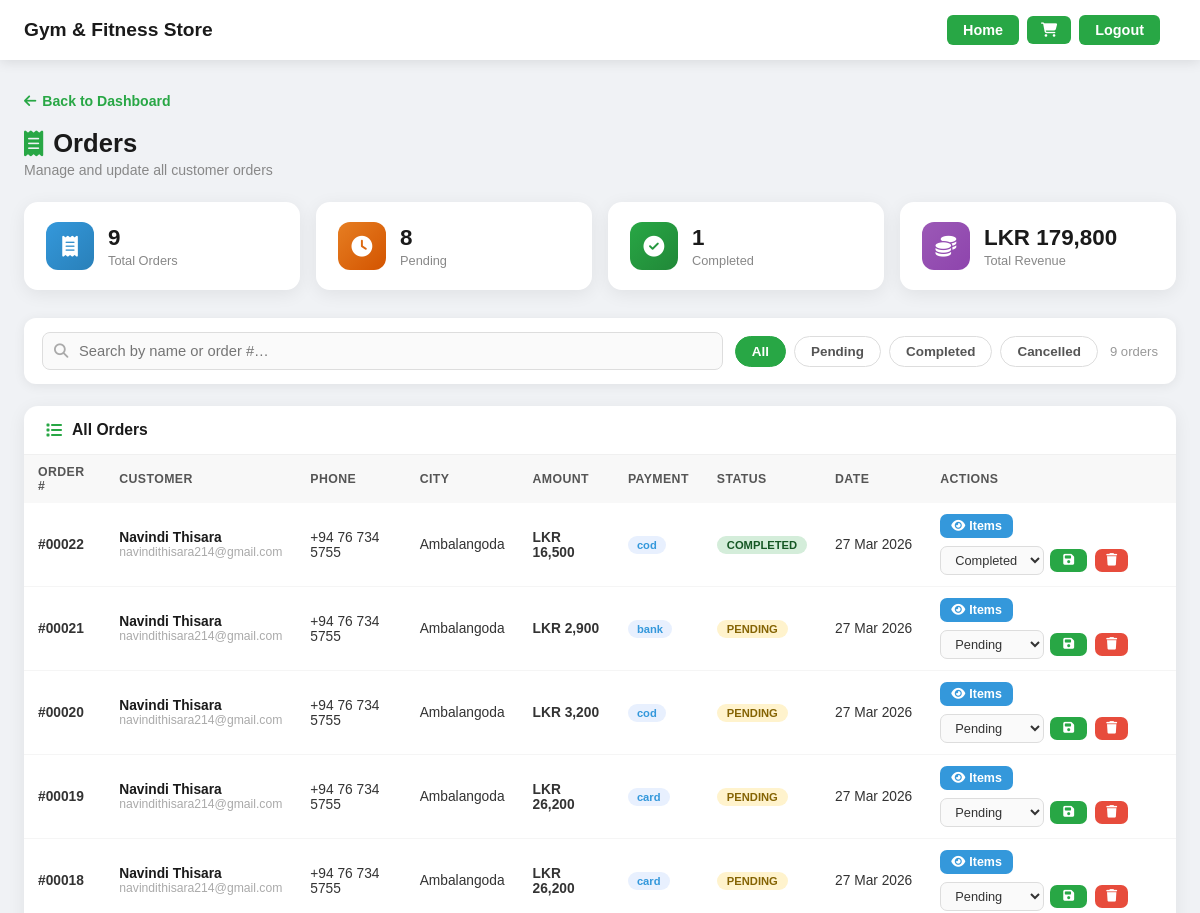
The app's page /admin/orders.php (signed in, upper part), older data.
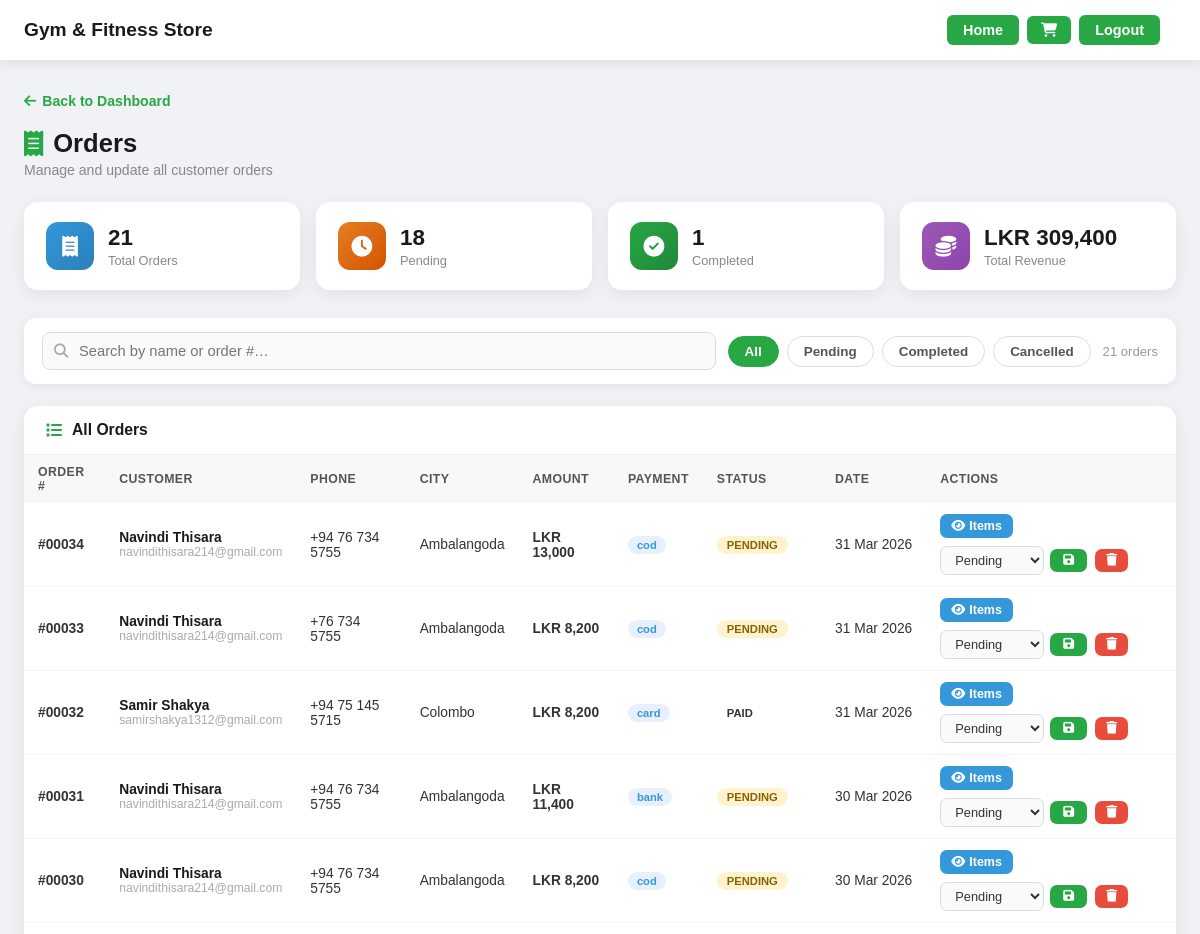
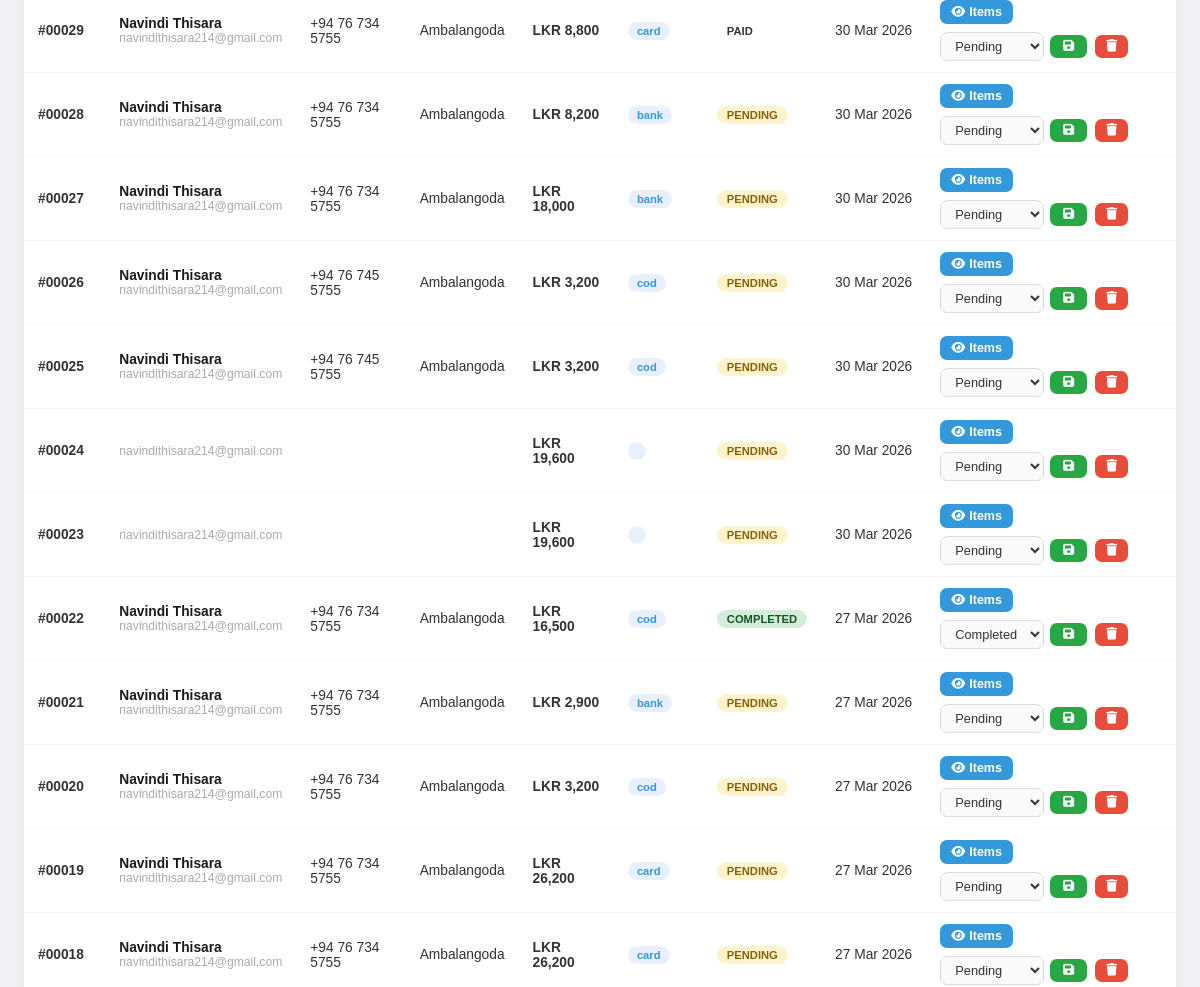
The same page, newer data (2 pictures, top to bottom).
### tables this page shows
CREATE TABLE `orders` (
  `id` int(11) NOT NULL,
  `user_id` int(11) NOT NULL,
  `quantity` int(11) NOT NULL,
  `status` varchar(50) NOT NULL DEFAULT 'Paid',
  `created_at` timestamp NOT NULL DEFAULT current_timestamp(),
  `full_name` varchar(255) NOT NULL,
  `email` varchar(255) NOT NULL,
  `address` text NOT NULL,
  `phone` varchar(20) NOT NULL,
  `city` varchar(100) NOT NULL,
  `postal` varchar(20) NOT NULL,
  `payment_method` varchar(50) NOT NULL DEFAULT 'COD',
  `total_amount` decimal(10,2) NOT NULL DEFAULT 0.00
);

CREATE TABLE `users` (
  `id` int(11) NOT NULL,
  `name` varchar(100) NOT NULL,
  `email` varchar(100) NOT NULL,
  `password` varchar(255) NOT NULL,
  `role` enum('user','admin') DEFAULT 'user'
);

### admin/orders.php (the view, shortened to what the changed rows need)
<?php
include("../config/db.php");
$statusFilter  = $_GET['status'] ?? 'all';
$where = [];
$whereSQL = $where ? "WHERE ".implode(" AND ", $where) : "";
$orders = $conn->query("SELECT o.*, u.name as uname, u.email as uemail
                         FROM orders o
                         JOIN users u ON o.user_id = u.id
                         $whereSQL
                         ORDER BY o.created_at DESC");
$totalOrders    = $conn->query("SELECT COUNT(*) as c FROM orders")->fetch_assoc()['c'];
$pendingOrders  = $conn->query("SELECT COUNT(*) as c FROM orders WHERE status='Pending'")->fetch_assoc()['c'];
$totalRevenue   = $conn->query("SELECT SUM(total_amount) as s FROM orders")->fetch_assoc()['s'] ?? 0;
?>
<!DOCTYPE html>
<html lang="en">
<head>
<link rel="stylesheet" href="../assets/style.css">
<link rel="stylesheet" href="https://cdnjs.cloudflare.com/ajax/libs/font-awesome/6.5.1/css/all.min.css">
</head>
<body class="light-mode">
<div class="page-outer">
<div class="admin-wrap">
    <h2 class="page-title"><i class="fa-solid fa-receipt"></i> Orders</h2>
    <div class="stats-grid">
        <div class="stat-card" style="animation-delay:0s">
            <div class="stat-info"><h3><?= $totalOrders ?></h3><p>Total Orders</p></div>
        </div>
        <div class="stat-card" style="animation-delay:0.07s">
            <div class="stat-info"><h3><?= $pendingOrders ?></h3><p>Pending</p></div>
        </div>
        <div class="stat-card" style="animation-delay:0.21s">
            <div class="stat-info"><h3>LKR <?= number_format((float)$totalRevenue, 0) ?></h3><p>Total Revenue</p></div>
        </div>
    </div>
    <div class="filter-bar">
        <div class="search-wrap">
            <i class="fa-solid fa-magnifying-glass"></i>
            <input type="text" id="searchInput" placeholder="Search by name or order #…" oninput="filterOrders()">
        </div>
        <div class="status-tabs">
            <button class="tab-btn <?= $statusFilter==='all'?'active':'' ?>"       onclick="setStatus('all',this)">All</button>
            <button class="tab-btn pending-tab   <?= $statusFilter==='Pending'?'active':'' ?>"   onclick="setStatus('Pending',this)">Pending</button>
            <button class="tab-btn completed-tab <?= $statusFilter==='Completed'?'active':'' ?>" onclick="setStatus('Completed',this)">Completed</button>
            <button class="tab-btn cancelled-tab <?= $statusFilter==='Cancelled'?'active':'' ?>" onclick="setStatus('Cancelled',this)">Cancelled</button>
        </div>
        <span class="results-count" id="resultsCount"></span>
    </div>
    <div class="section-card">
        <table>
            <thead>
                <tr>
                    <th>Order #</th>
                    <th>Customer</th>
                    <th>Phone</th>
                    <th>City</th>
                    <th>Amount</th>
                    <th>Payment</th>
                    <th>Status</th>
                    <th>Date</th>
                    <th>Actions</th>
                </tr>
            </thead>
            <tbody id="ordersBody">
            <?php if($orders && $orders->num_rows > 0):
                while($o = $orders->fetch_assoc()):
                    $statusLower = strtolower($o['status']);
            ?>
            <tr class="order-row"
                data-name="<?= strtolower(htmlspecialchars($o['full_name'])) ?>"
                data-user="<?= strtolower(htmlspecialchars($o['uname'])) ?>"
                data-id="<?= $o['id'] ?>"
                data-status="<?= $o['status'] ?>">
                <td><strong>#<?= str_pad($o['id'],5,'0',STR_PAD_LEFT) ?></strong></td>
                <td>
                    <div style="font-weight:600;color:#1a1a1a;"><?= htmlspecialchars($o['full_name']) ?></div>
                    <div style="font-size:0.76rem;color:#aaa;"><?= htmlspecialchars($o['uemail']) ?></div>
                </td>
                <td><?= htmlspecialchars($o['phone']) ?></td>
                <td><?= htmlspecialchars($o['city']) ?></td>
                <td><strong>LKR <?= number_format($o['total_amount'], 0) ?></strong></td>
                <td><span class="pay-badge"><?= htmlspecialchars($o['payment_method']) ?></span></td>
                <td><span class="status-badge <?= $statusLower ?>"><?= $o['status'] ?></span></td>
                <td style="white-space:nowrap;"><?= date('d M Y', strtotime($o['created_at'])) ?></td>
                <td>
                    <div class="order-actions">
                        <button class="btn-view" onclick="viewOrder(<?= $o['id'] ?>)">
                            <i class="fa-solid fa-eye"></i> Items
                        </button>
                        <form method="POST" style="display:flex;gap:6px;align-items:center;">
                            <select name="status" class="status-select">
                                <option value="Pending"   <?= $o['status']==='Pending'  ?'selected':'' ?>>Pending</option>
                                <option value="Completed" <?= $o['status']==='Completed'?'selected':'' ?>>Completed</option>
                            </select>
                            <button type="submit" name="update_status" class="btn-save">
                                <i class="fa-solid fa-floppy-disk"></i>
                            </button>
                        </form>
                        <a href="orders.php?delete=<?= $o['id'] ?>" class="btn-delete"
                           onclick="return confirm('Delete order #<?= str_pad($o['id'],5,'0',STR_PAD_LEFT) ?>?')">
                            <i class="fa-solid fa-trash"></i>
                        </a>
                    </div>
                </td>
            </tr>
            <?php endwhile; endif; ?>
            </tbody>
        </table>
    </div>
</div>
</div>
</body>
</html>

Row changes from the older to the newer data that the page shows:
added orders: id "00034", full_name "Navindi Thisara", user.email "navindithisara214@gmail.com", phone "+94 76 734 5755", city "Ambalangoda", total_amount "13,000", payment_method "cod", status "PENDING", created_at "31 Mar 2026", status "Pending"
added orders: id "00033", full_name "Navindi Thisara", user.email "navindithisara214@gmail.com", phone "+76 734 5755", city "Ambalangoda", total_amount "8,200", payment_method "cod", status "PENDING", created_at "31 Mar 2026", status "Pending"
added orders: id "00032", full_name "Samir Shakya", user.email "samirshakya1312@gmail.com", phone "+94 75 145 5715", city "Colombo", total_amount "8,200", payment_method "card", status "PAID", created_at "31 Mar 2026"
added orders: id "00031", full_name "Navindi Thisara", user.email "navindithisara214@gmail.com", phone "+94 76 734 5755", city "Ambalangoda", total_amount "11,400", payment_method "bank", status "PENDING", created_at "30 Mar 2026", status "Pending"
added orders: id "00030", full_name "Navindi Thisara", user.email "navindithisara214@gmail.com", phone "+94 76 734 5755", city "Ambalangoda", total_amount "8,200", payment_method "cod", status "PENDING", created_at "30 Mar 2026", status "Pending"
added orders: id "00029", full_name "Navindi Thisara", user.email "navindithisara214@gmail.com", phone "+94 76 734 5755", city "Ambalangoda", total_amount "8,800", payment_method "card", status "PAID", created_at "30 Mar 2026"
added orders: id "00028", full_name "Navindi Thisara", user.email "navindithisara214@gmail.com", phone "+94 76 734 5755", city "Ambalangoda", total_amount "8,200", payment_method "bank", status "PENDING", created_at "30 Mar 2026", status "Pending"
added orders: id "00027", full_name "Navindi Thisara", user.email "navindithisara214@gmail.com", phone "+94 76 734 5755", city "Ambalangoda", total_amount "18,000", payment_method "bank", status "PENDING", created_at "30 Mar 2026", status "Pending"
added orders: id "00026", full_name "Navindi Thisara", user.email "navindithisara214@gmail.com", phone "+94 76 745 5755", city "Ambalangoda", total_amount "3,200", payment_method "cod", status "PENDING", created_at "30 Mar 2026", status "Pending"
added orders: id "00025", full_name "Navindi Thisara", user.email "navindithisara214@gmail.com", phone "+94 76 745 5755", city "Ambalangoda", total_amount "3,200", payment_method "cod", status "PENDING", created_at "30 Mar 2026", status "Pending"
added orders: id "00024", user.email "navindithisara214@gmail.com", total_amount "19,600", status "PENDING", created_at "30 Mar 2026", status "Pending"
added orders: id "00023", user.email "navindithisara214@gmail.com", total_amount "19,600", status "PENDING", created_at "30 Mar 2026", status "Pending"
Text that changed along with them:
$totalOrders: "9" → "21"
$pendingOrders: "8" → "18"
$totalRevenue: "179,800" → "309,400"
text written by a page script: "9 orders" → "21 orders"
